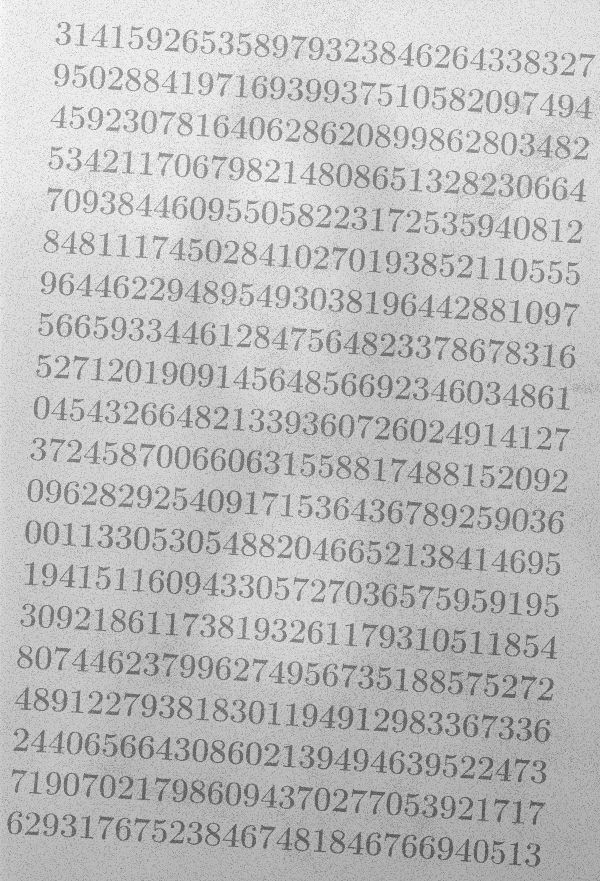
%> input picture Trabalho 2/morf_test.png, 600 x 881 px
$ octave Proj2_2.m   (GNU Octave 9; MATLAB toolbox functions it lacks are replaced by stand-ins)
%> lines starting %> are read from the running program, lines starting %| are printed output that depends on the picture; in (x1, y1, x2, y2) boxes, pixels count from 0 and x2, y2 are one past the last pixel; in counts of white or black regions, pixels touching at a corner belong together; the program's own positions count from 1
% Projeto 2 - Introdução ao Processamento de Imagens
% Professor: Bruno Macchiavello
% Aluno: Marcos Paulo Cayres Rosa
% Matrícula: 14/0027131

clc; close all; clear all;

% Leitura da imagem
I = imread('morf_test.png');
%> I is the input picture: size 881x600 uint8; min 85, max 251, mean 190.6
imshow(I); title('Imagem original');

% Procedimentos prévios à binarização
se = strel('disk',14);
bot = imbothat(I,se);
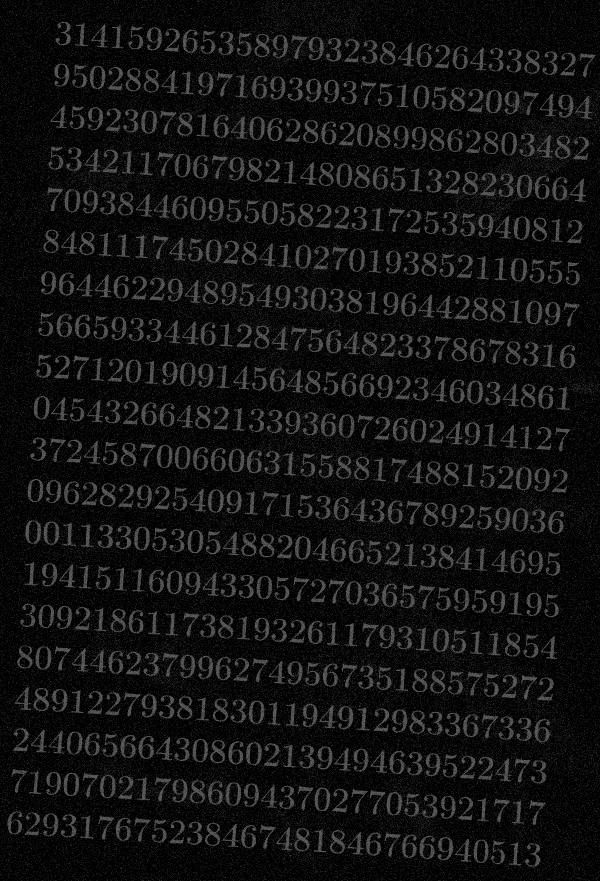
%> bot: size 881x600 uint8; min 0, max 91, mean 17.3
bot_adj = imadjust(bot);
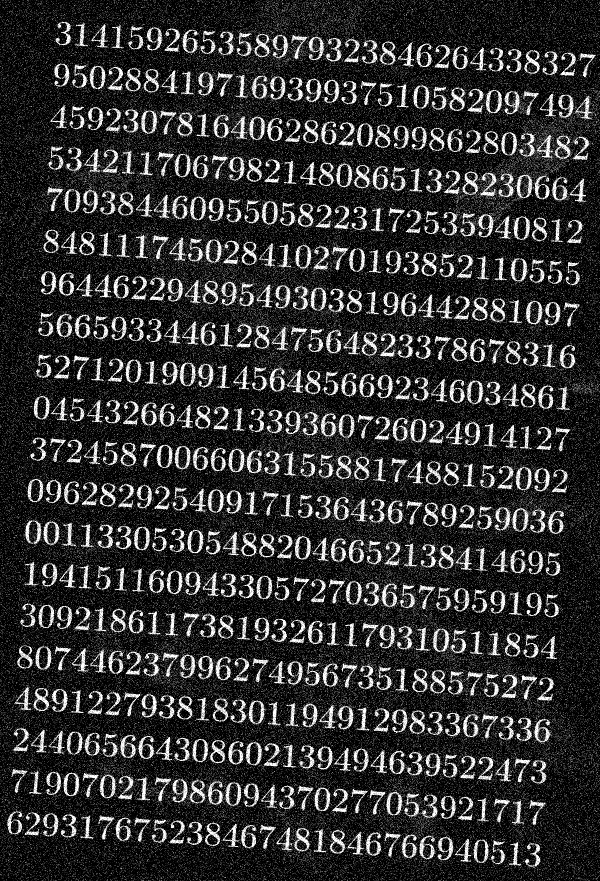
%> bot_adj: size 881x600 uint8; min 0, max 255, mean 49.5
figure;
subplot(1,2,1); imshow(bot); title('Imagem após a transformada bottom-hat');
subplot(1,2,2); imshow(bot_adj); title('Imagem após o uso da função imadjust');

% Binarização
bot_neg = imcomplement(bot_adj);
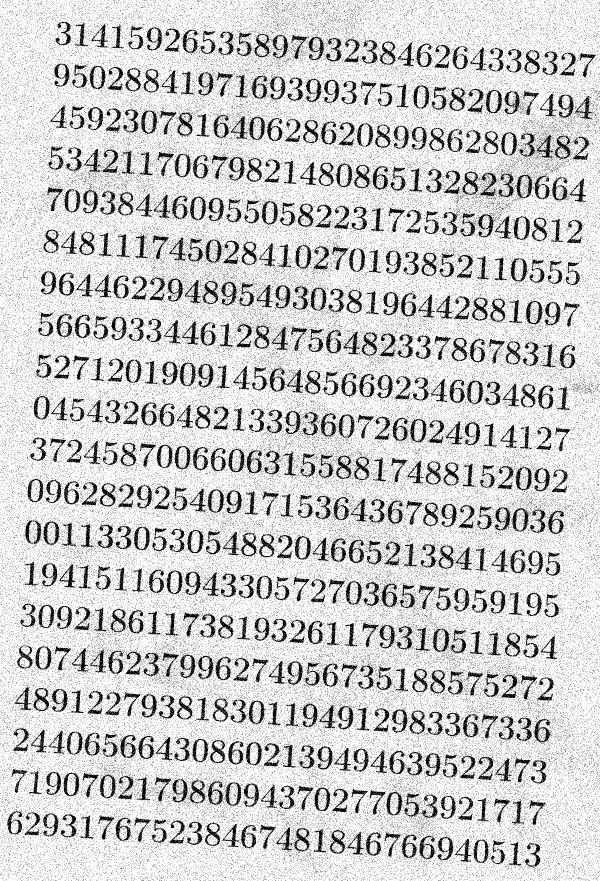
%> bot_neg: size 881x600 uint8; min 0, max 255, mean 205.5
I2 = im2bw(bot_neg,graythresh(bot_neg));
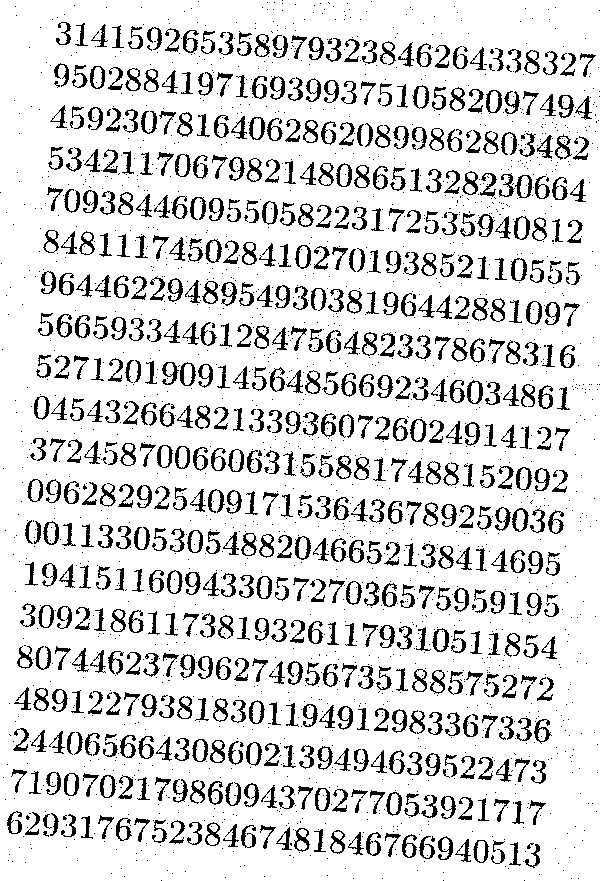
%> I2: size 881x600 logical; 85.2% white; 2354 black regions (1722 under 20 px), largest, box (x1, y1, x2, y2) and area: (432, 628, 449, 652) 168, (467, 380, 483, 404) 165, (534, 719, 552, 744) 164
figure; imshow(I2); title('Imagem binarizada');

% Aplicação de operações morfológicas e filtros
se = strel('disk',1);
final = imopen(I2,se);
%> final: size 881x600 logical; 84.4% white; 2002 black regions (1380 under 20 px), largest, box (x1, y1, x2, y2) and area: (499, 173, 568, 200) 634, (162, 362, 196, 386) 332, (495, 507, 529, 532) 330
val = 1/11;
im_med = imfilter(final,[val val val; val val val; val val val]);
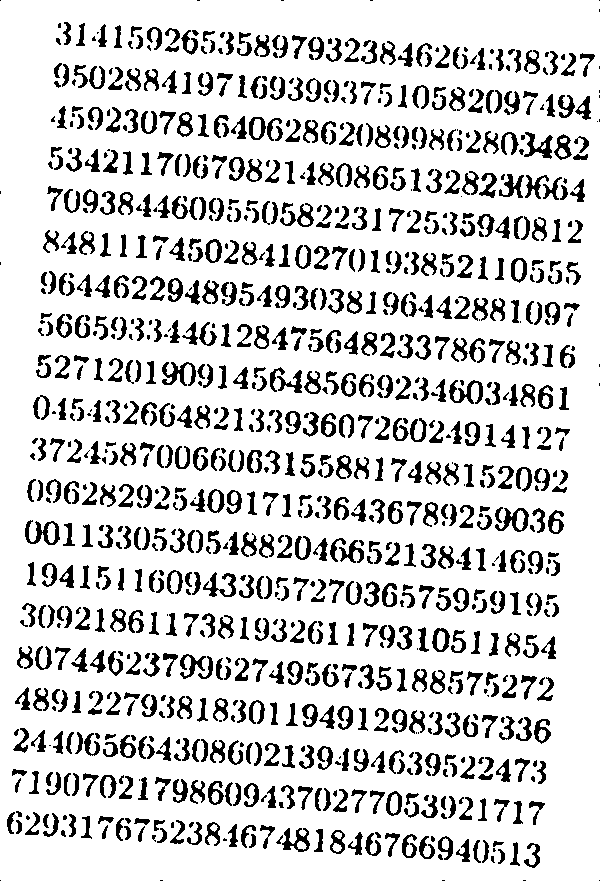
%> im_med: size 881x600 logical; 82.5% white; 1063 black regions (179 under 20 px), largest, box (x1, y1, x2, y2) and area: (162, 362, 196, 386) 389, (25, 520, 60, 545) 387, (449, 380, 483, 404) 357
figure; imshow(im_med); title('Imagem após abertura e filtro de média');

% Erosão da imagem original
se = strel('disk',14);
im_fundo = imclose(I,se);
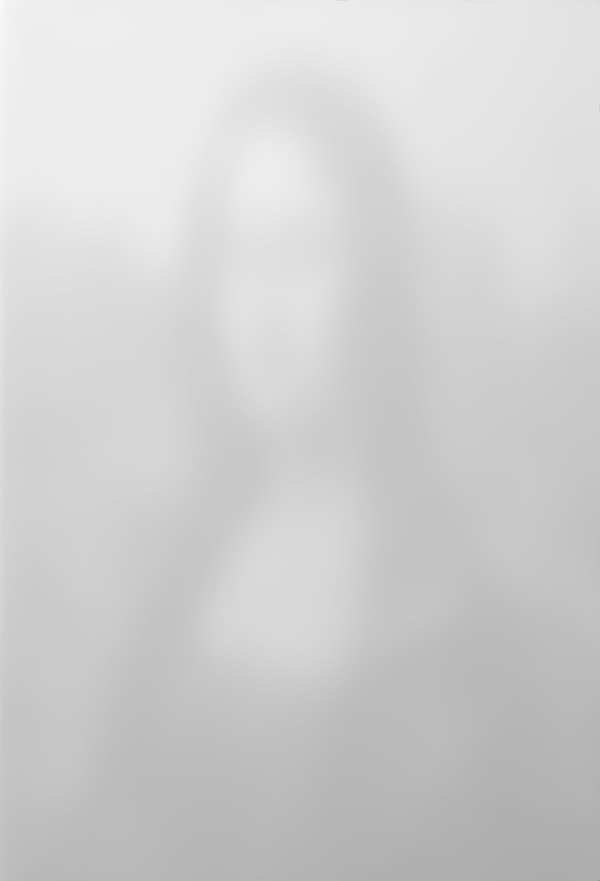
%> im_fundo: size 881x600 uint8; min 147, max 251, mean 207.8
figure; imshow(im_fundo); title('Imagem da silhueta da Mona Lisa encontrada após erosão');

% Ajustes finais
im_final = imcomplement(im_med);
im_final = imrotate(im_final,3);
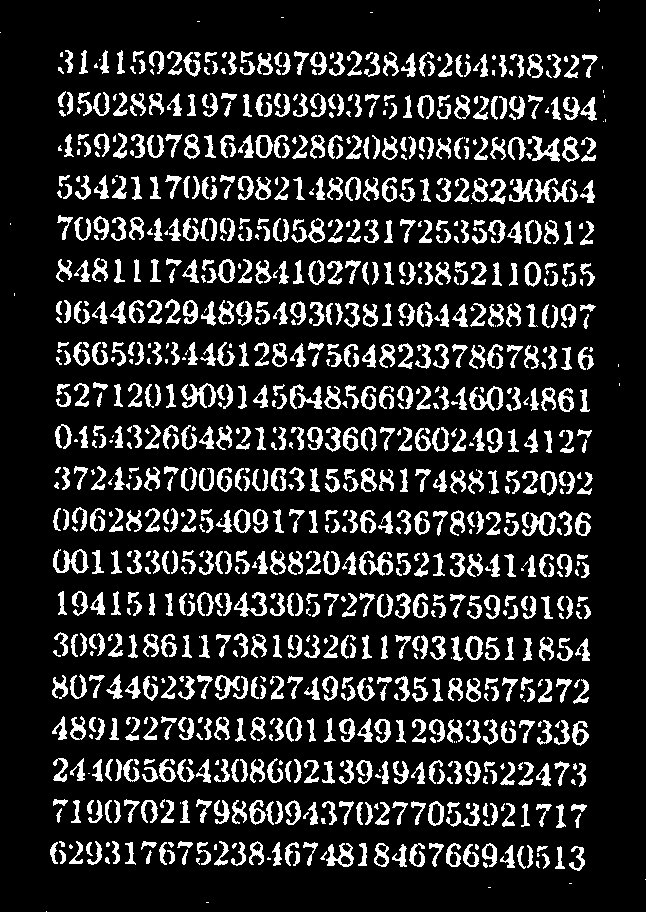
%> im_final: size 912x646 logical; 15.7% white; 1053 white regions (175 under 20 px), largest, box (x1, y1, x2, y2) and area: (181, 383, 216, 408) 391, (53, 549, 89, 574) 388, (469, 386, 503, 411) 357
im_final = imcomplement(im_final);
figure; imshow(im_final); title('Imagem binária final');

$ run again, with Trabalho 2/img_cells.jpg saved as Trabalho 2/morf_test.png
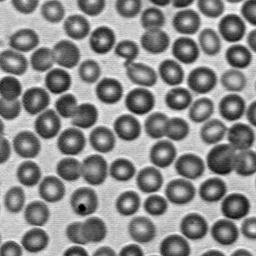
%> input picture Trabalho 2/img_cells.jpg, 256 x 256 px
%> I is the input picture: size 256x256x3 uint8; min 0, max 255, mean 138.6
%> `I2 = im2bw(bot_neg,graythresh(bot_neg));`:
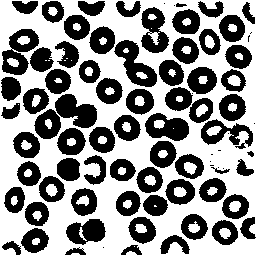
%> I2: size 256x256 logical; 55.9% white; 83 black regions (14 under 20 px), largest, box (x1, y1, x2, y2) and area: (114, 40, 157, 87) 919, (2, 29, 39, 75) 897, (55, 94, 97, 128) 875
%> final: size 256x256 logical; 55.3% white; 66 black regions (8 under 20 px), largest, box (x1, y1, x2, y2) and area: (159, 60, 253, 149) 2621, (89, 26, 157, 87) 1438, (34, 94, 97, 139) 1432
%> im_med: size 256x256 logical; 52.6% white; 65 black regions (6 under 20 px), largest, box (x1, y1, x2, y2) and area: (159, 60, 253, 149) 2189, (89, 26, 157, 87) 1517, (34, 94, 97, 139) 1493
%> `im_final = imrotate(im_final,3);`:
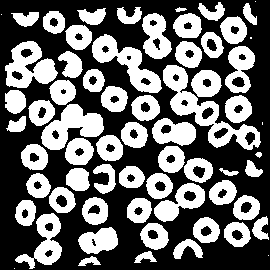
%> im_final: size 270x270 logical; 42.6% white; 65 white regions (6 under 20 px), largest, box (x1, y1, x2, y2) and area: (163, 65, 261, 150) 2186, (92, 34, 162, 93) 1517, (41, 104, 104, 150) 1492

$ run again, with Trabalho 2/moire.tif saved as Trabalho 2/morf_test.png
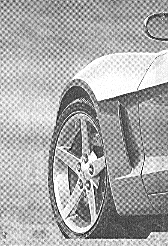
%> input picture Trabalho 2/moire.tif, 168 x 246 px
%> I is the input picture: size 246x168 uint8; min 0, max 255, mean 169.7
%> `I2 = im2bw(bot_neg,graythresh(bot_neg));`:
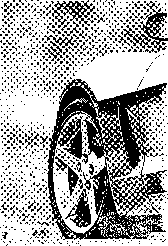
%> I2: size 246x168 logical; 65.9% white; 971 black regions (949 under 20 px), largest, box (x1, y1, x2, y2) and area: (47, 79, 167, 240) 8301, (123, 1, 168, 52) 675, (52, 0, 95, 28) 423
%> final: size 246x168 logical; 56.3% white; 559 black regions (541 under 20 px), largest, box (x1, y1, x2, y2) and area: (4, 77, 167, 241) 12427, (39, 0, 115, 74) 1854, (107, 1, 168, 53) 1384
%> im_med: size 246x168 logical; 52.5% white; 212 black regions (192 under 20 px), largest, box (x1, y1, x2, y2) and area: (4, 78, 168, 241) 13562, (40, 0, 115, 73) 2401, (107, 0, 168, 53) 1717
%> `im_final = imrotate(im_final,3);`:
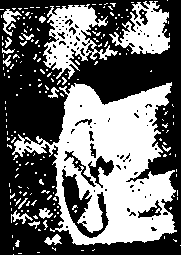
%> im_final: size 255x181 logical; 42.5% white; 212 white regions (192 under 20 px), largest, box (x1, y1, x2, y2) and area: (12, 82, 177, 245) 13564, (43, 4, 118, 79) 2401, (109, 1, 170, 54) 1717
